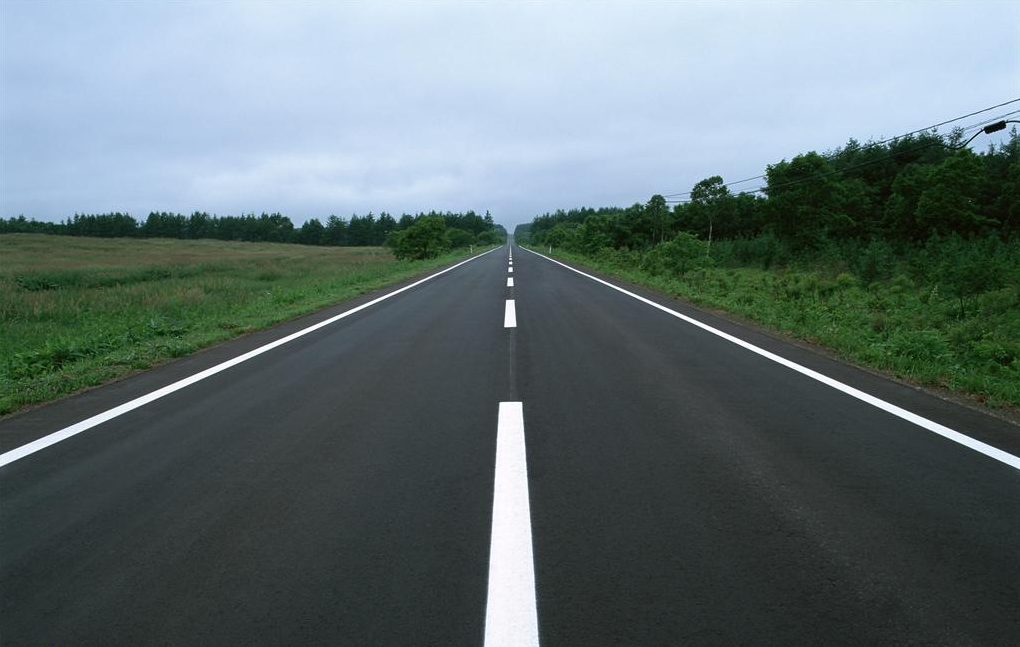
#> input picture img/classs.png, 1020 x 647 px
$ python transform.py
#> lines starting #> are read from the running program, lines starting #| are printed output that depends on the picture
import numpy as np
import cv2
import matplotlib.pyplot as plt

img = cv2.imread('./img/classs.png')
#> img is the input picture: shape (647, 1020, 3); mean B, G, R 114.2, 112.3, 97.6
cv2.imshow("img", img)


resizeimg = cv2.resize(img, None, fx=0.5, fy=0.5, interpolation=cv2.INTER_LINEAR)
cv2.imshow("resizeimg", resizeimg)

affine_arr = np.float32([[1, 0, 50], [0, 1, 50]])
img_array = np.array(img)

transimg = cv2.warpAffine(img, affine_arr, (img_array.shape[0] * 2, img_array.shape[1] * 2))
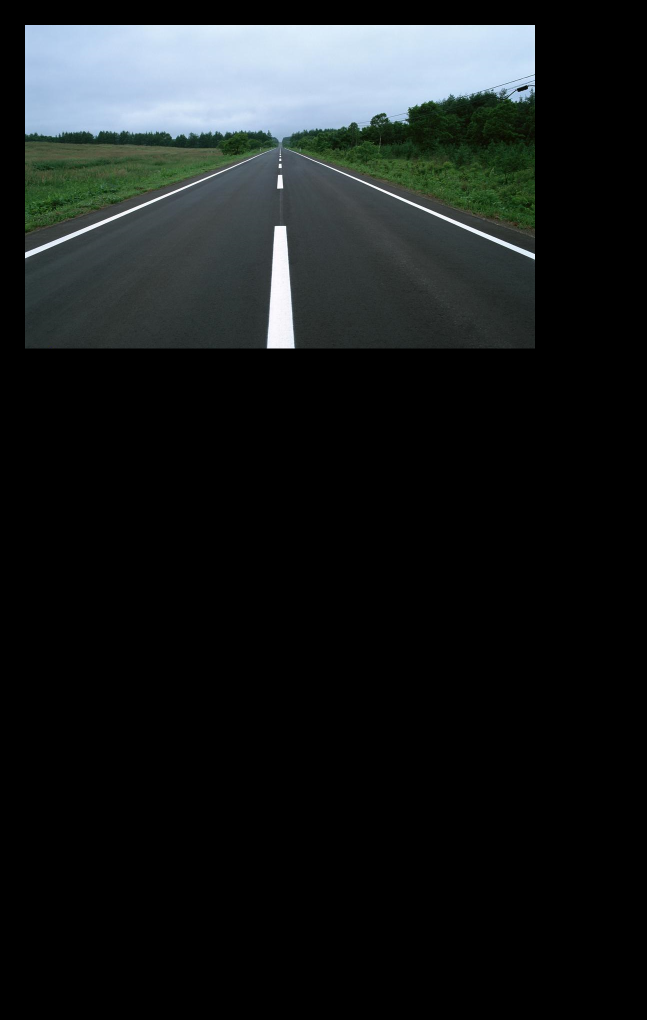
#> transimg: shape (2040, 1294, 3) (shown at 1/2 size); mean B, G, R 28.5, 28.1, 24.4
cv2.imshow("transimg", transimg)

roatM = cv2.getRotationMatrix2D((resizeimg.shape[0] / 2, resizeimg.shape[1] / 2), -45, 0.5)
rotaimg = cv2.warpAffine(resizeimg, roatM, (resizeimg.shape[1] * 2, resizeimg.shape[0] * 2))
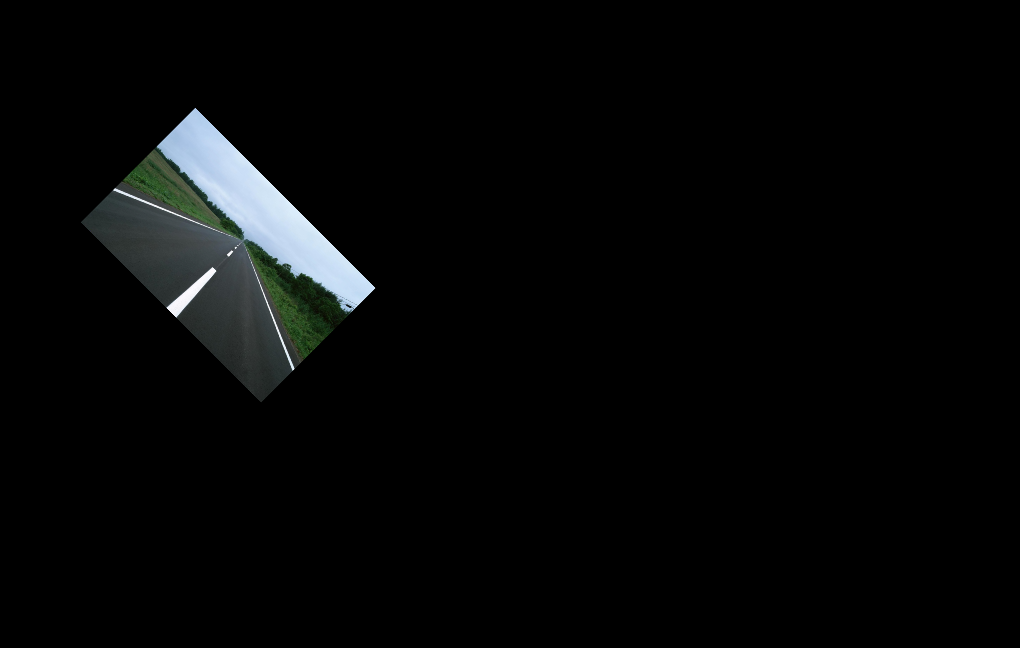
#> rotaimg: shape (648, 1020, 3); mean B, G, R 7.1, 7, 6.1
cv2.imshow("rotaimg", rotaimg)

H_rows, W_cols = img.shape[:2]
#> H_rows = 647; W_cols = 1020
pt1 = np.float32([[425, 278], [600, 280], [3, 452], [1008, 457]])
pt2 = np.float32([[0, 0], [W_cols, 0], [0, H_rows], [W_cols, H_rows]])
warpM = cv2.getPerspectiveTransform(pt1, pt2)
warpimg = cv2.warpPerspective(img, warpM, (img.shape[1], img.shape[0]))
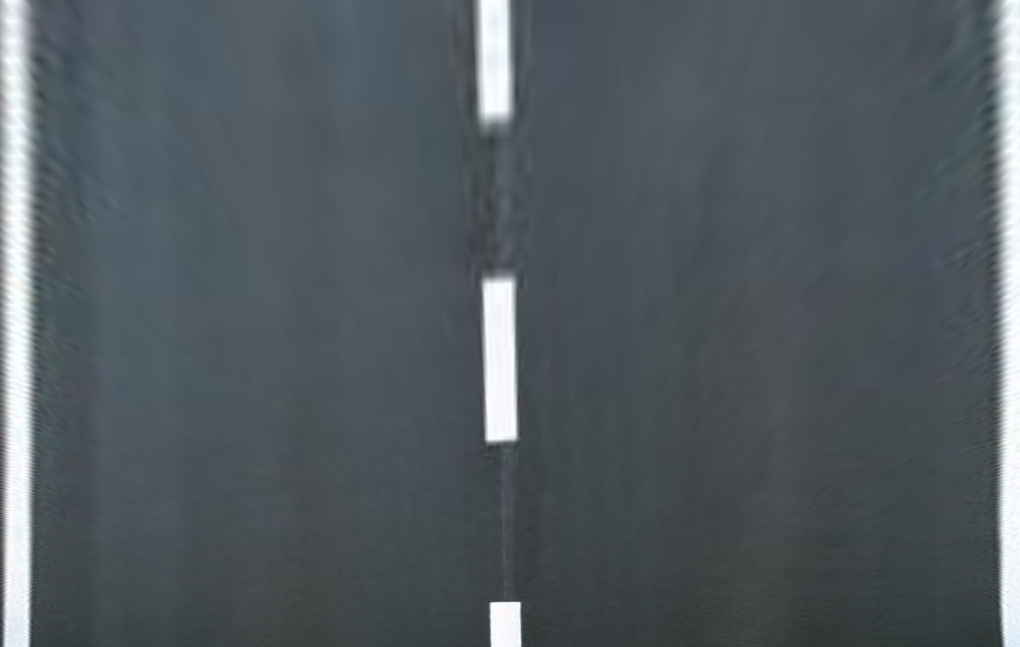
#> warpimg: shape (647, 1020, 3); mean B, G, R 96.2, 90.6, 82
cv2.imshow("warpimg", warpimg)

cv2.waitKey(0)
